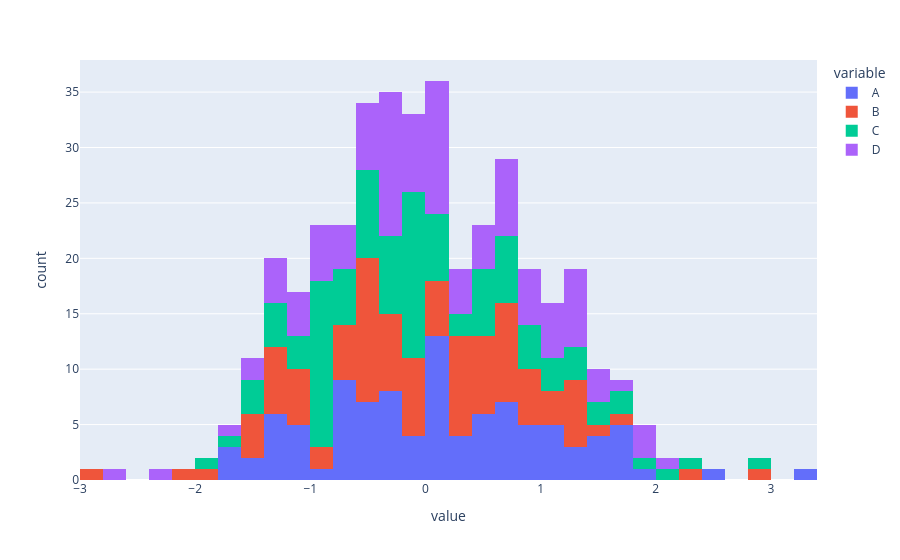

Notebook cell for this chart:
### Code cell
fig = px.histogram(df)
fig.show()
